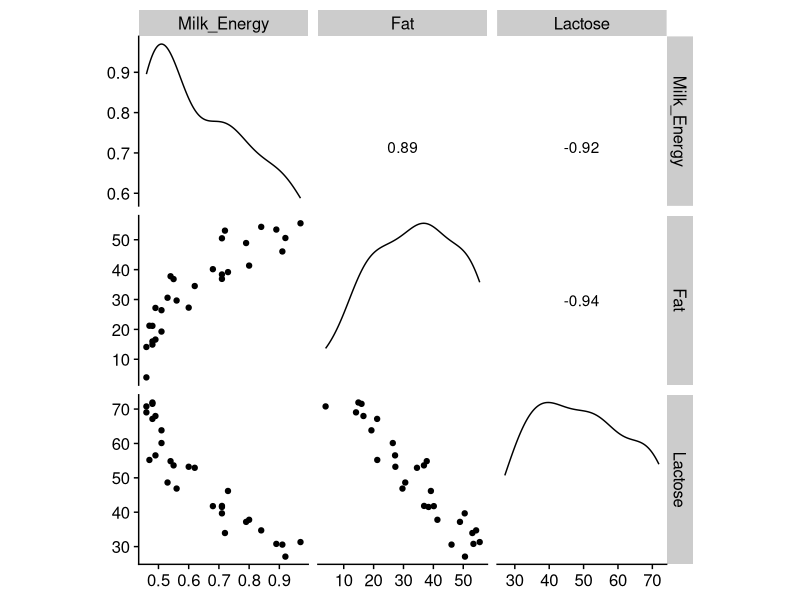
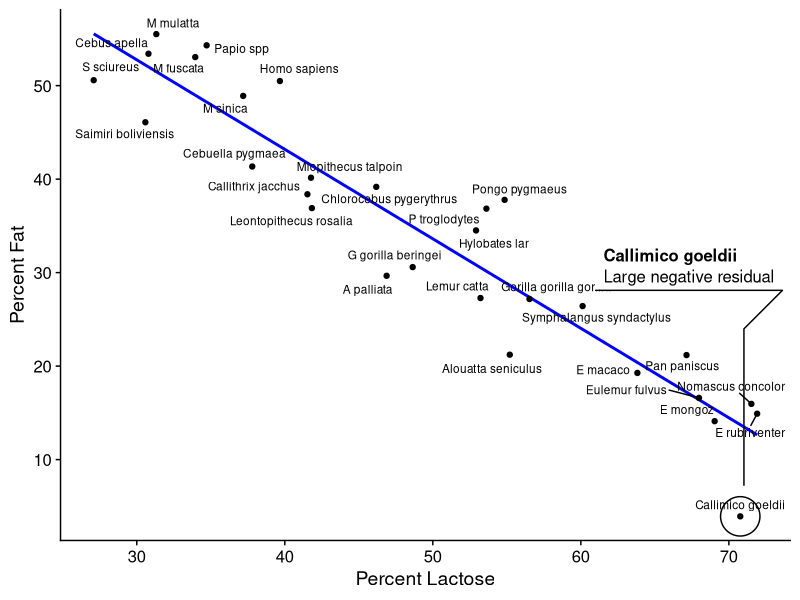
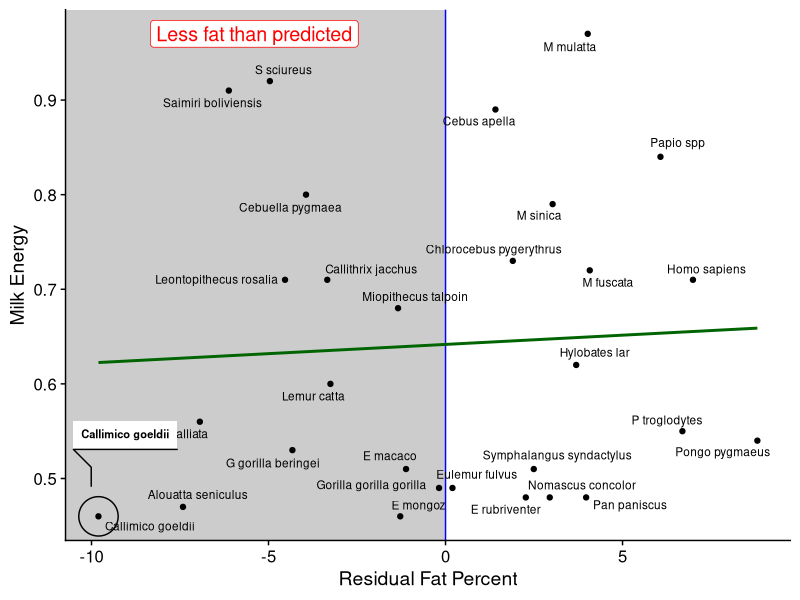
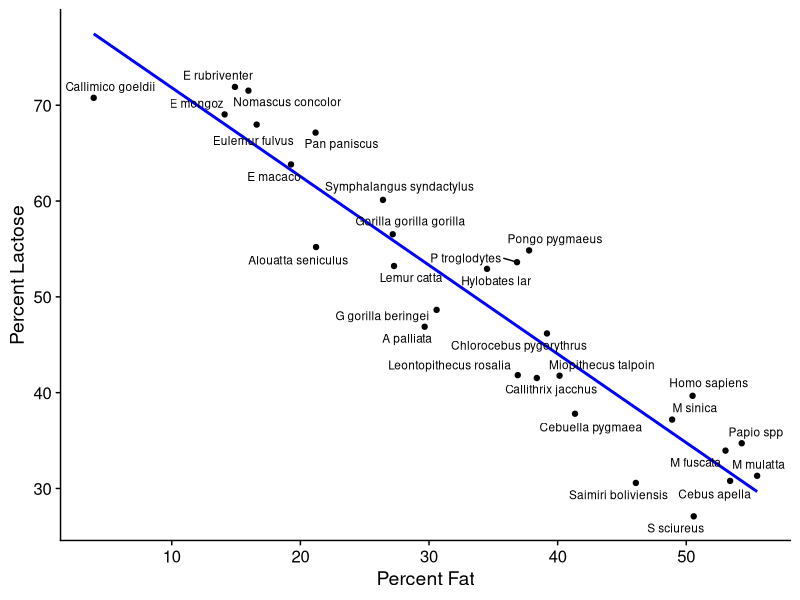
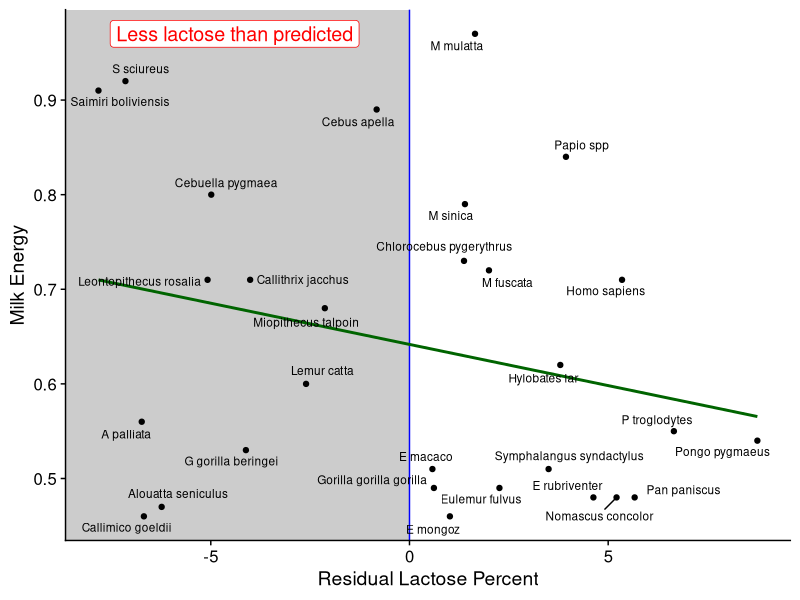
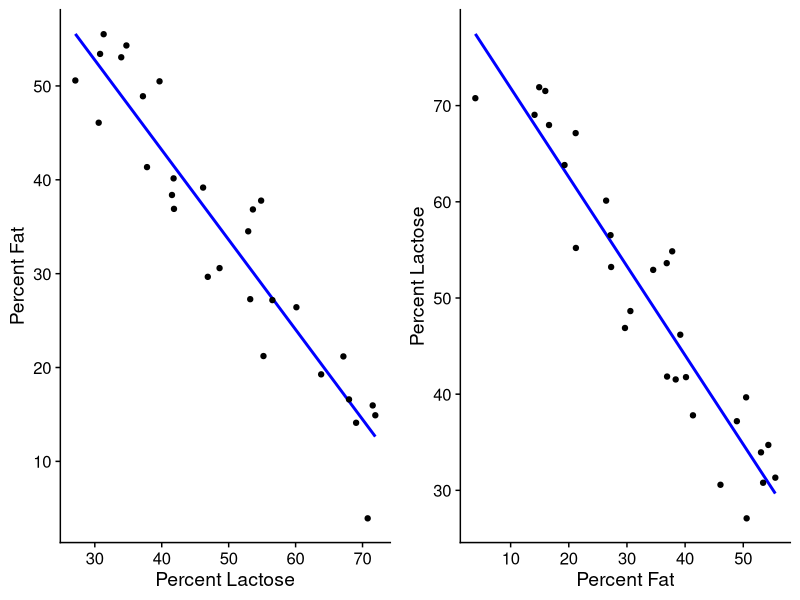
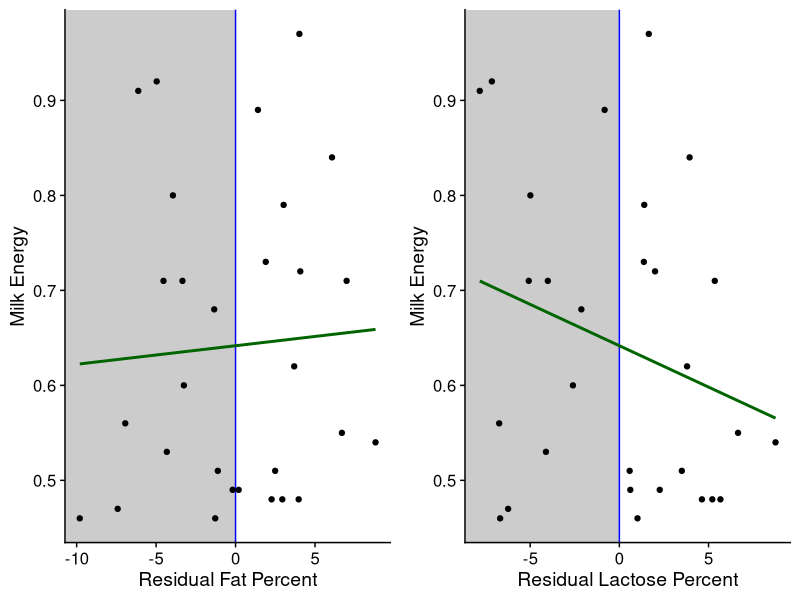
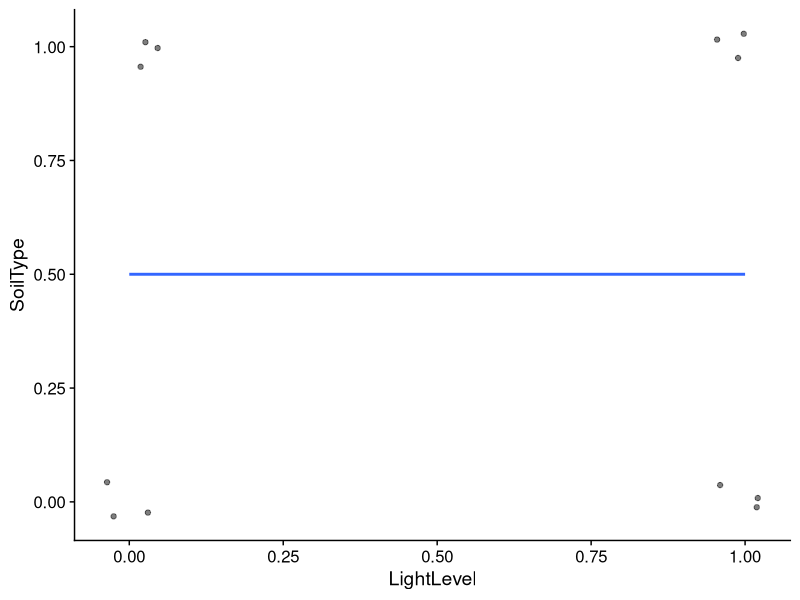

Write R code to recreate these figures, in order.
## ---- chunk 1
library(tidyverse)
library(ggrepel)
library(cowplot)
theme_set(theme_cowplot())
library(readxl)
library(knitr)
library(GGally)
library(knitr)
library(ggforce)
knitr::opts_chunk$set(cache = TRUE)
## ---- chunk 2
milk <- read_excel("../data/Milk.xlsx", na = "NA")
M <- milk %>% select(species, kcal.per.g, perc.fat, perc.lactose) %>%
  drop_na()
names(M) <- c("Species", "Milk_Energy", "Fat", "Lactose")
ggscatmat(M, columns = 2:4)
## ---- chunk 3
fm <- lm(Milk_Energy ~ Fat + Lactose, data = M)
summary(fm)
## ---- chunk 4
fm_Lact <- lm(Fat ~ Lactose, data = M)
M$resid_Lact <- residuals(fm_Lact)
head(M)
## ---- chunk 5
desc <- 'Large negative residual'

F_v_L <- ggplot(M, aes(Lactose, Fat, label = Species)) +
  geom_smooth(formula = y ~ x, method = "lm", se = FALSE, color = "blue") +
  geom_point() +
  labs(x = "Percent Lactose", y = "Percent Fat")
print(F_v_L +
        geom_text_repel(size = 3, force = 15) +
        geom_mark_ellipse(aes(filter = Species == "Callimico goeldii",
                              description = desc),
                          label.buffer = unit(50, "mm")))
## ---- chunk 6
milk_res_lact <- ggplot(M, aes(resid_Lact, Milk_Energy, label = Species)) +
  geom_rect(aes(xmin = -Inf, xmax = 0, ymin = -Inf, ymax = Inf),
            fill = "gray80") +
  geom_vline(xintercept = 0, color = "blue") +
  geom_smooth(formula = y ~ x, method = "lm", se = FALSE,
              color = "darkgreen") +
  geom_point() +
  labs(x = "Residual Fat Percent", y = "Milk Energy")
print(milk_res_lact +
        annotate(geom = "label", x = -5.4, y = 0.97, label = "Less fat than predicted",
                 color = "red", size = 5) +
        geom_text_repel(size = 3, force = 15) +
        geom_mark_ellipse(aes(filter = Species == "Callimico goeldii"),
                          label.fontsize = 8))
## ---- chunk 7
coef(lm(Milk_Energy ~ resid_Lact, data = M))
coef(fm)
## ---- chunk 8
fm_Fat <- lm(Lactose ~ Fat, data = M)
M$resid_Fat <- residuals(fm_Fat)
## ---- chunk 9
L_v_F <- ggplot(M, aes(Fat, Lactose, label = Species)) +
  geom_smooth(formula = y ~ x, method = "lm", se = FALSE, color = "blue") +
  geom_point() +
  labs(y = "Percent Lactose", x = "Percent Fat")
print(L_v_F +
        geom_text_repel(size = 3, force = 15))
## ---- chunk 10
milk_res_fat <- ggplot(M, aes(resid_Fat, Milk_Energy, label = Species)) +
  geom_rect(aes(xmin = -Inf, xmax = 0, ymin = -Inf, ymax = Inf),
            fill = "gray80") +
  geom_vline(xintercept = 0, color = "blue") +
  geom_smooth(formula = y ~ x, method = "lm", se = FALSE,
              color = "darkgreen") +
  geom_point() +
  labs(x = "Residual Lactose Percent", y = "Milk Energy")
print(milk_res_fat +
        annotate(geom = "label", x = -4.4, y = 0.97,
                 label = "Less lactose than predicted",
                 color = "red", size = 5) +
        geom_text_repel(size = 3, force = 15))
## ---- chunk 11
coef(lm(Milk_Energy ~ resid_Fat, data = M))
coef(fm)
## ---- chunk 12
plot_grid(F_v_L, L_v_F, ncol = 2)
## ---- chunk 13
plot_grid(milk_res_lact, milk_res_fat, ncol = 2)
coef(fm)
## ---- chunk 14
yy <- data.frame(SoilType = c(1, 1, 1, 1, 1, 1, 0, 0, 0, 0, 0, 0),
                 LightLevel = c(1, 1, 1, 0, 0, 0, 1, 1, 1, 0, 0, 0))
knitr::kable(head(yy))
## ---- chunk 15
ggplot(yy, aes(LightLevel, SoilType)) +
  geom_jitter(width=0.05, height=0.05, alpha=0.5) +
  geom_smooth(formula = y ~ x, method = "lm", se = FALSE)
## ---- chunk 16
yy <- data.frame(SoilType = c(0, 0, 0, 1, 1, 1, 1, 1, 1, 1, 1, 1, 0, 0, 0, 0, 0, 0, 0),
                 LightLevel = c(0, 0, 0, 1, 1, 1, 1, 1, 1, 0, 0, 0, 1, 1, 1, 0, 0, 0, 0))
knitr::kable(head(yy))
## ---- chunk 17
ggplot(yy, aes(LightLevel, SoilType)) +
  geom_jitter(width=0.05, height=0.05, alpha=0.5) +
  geom_smooth(method = "lm", se = FALSE)
